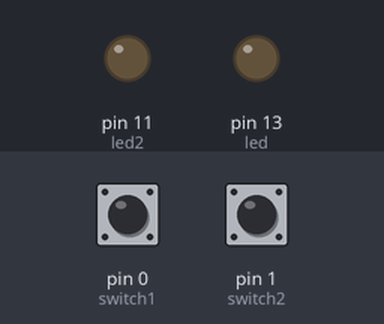
A sketch run on a simulated Arduino Uno, built with avr-gcc and run on an emulated ATmega328P. On the bench: output pins drawn as LEDs (lit = HIGH). The inputs (shaded band) are chosen by the test bench; at power-on: pin 0 (switch1) LOW, pin 1 (switch2) LOW.

Above: at 1.2 s.
1.3 s: pin 0 (switch1) pulled HIGH for 0.15 s
At 1.37 s:
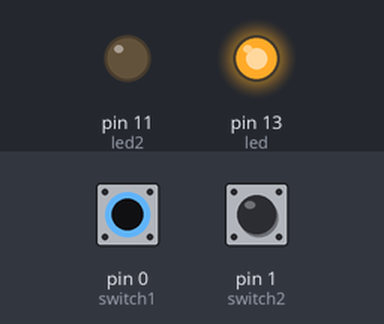
2.9 s: pin 1 (switch2) pulled HIGH for 0.15 s
At 2.97 s:
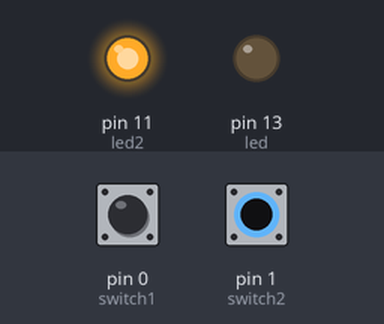
4.5 s: pin 1 (switch2) pulled HIGH for 3.2 s
At 8.9 s:
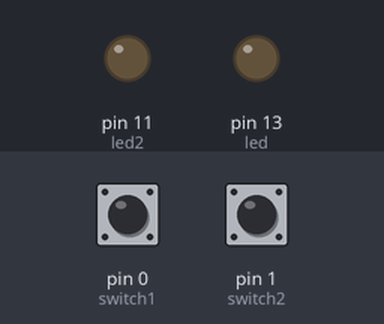
9.2 s: pin 0 (switch1) pulled HIGH for 3.2 s
At 10.1 s:
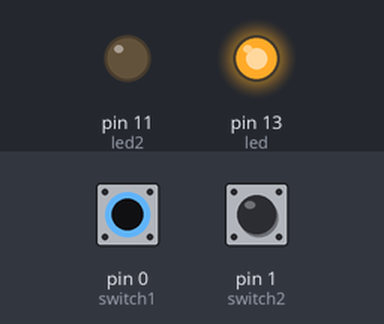
13.9 s: pin 0 (switch1) driven HIGH and pin 1 (switch2) driven HIGH
At 14.9 s:
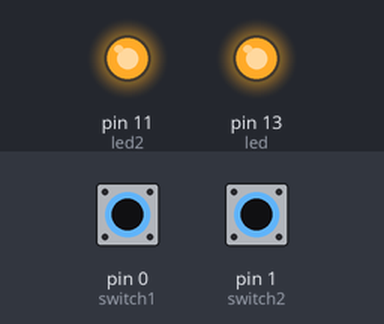
Timing chart, 0 to 16.4 s (numbered marks = the images above; inputs shaded):
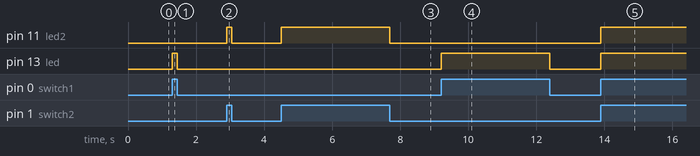

The sketch:

switch.ino
```cpp
#define led 13
#define switch1 0
#define switch2 1
#define led2 11
int ss = 0;
int ss2 = 0;
void setup()
{
  pinMode(led,OUTPUT);
  pinMode(led2,OUTPUT);
  pinMode(switch1, INPUT);
  pinMode(switch2, INPUT);
}

void loop()
{
  ss=digitalRead(switch1);
  ss2=digitalRead(switch2);

  if(ss==HIGH && ss2==HIGH )
  {
    digitalWrite(led,HIGH);
    digitalWrite(led2,HIGH);
  }
  else if(ss==LOW && ss2==LOW)
  {
    digitalWrite(led,LOW);
    digitalWrite(led2,LOW);
  }
  else if(ss2==HIGH && ss==LOW)
  {
    digitalWrite(led,LOW);
    digitalWrite(led2,HIGH);
  }
  else
  {
     digitalWrite(led,HIGH);
     digitalWrite(led2,LOW);

  }

}
```

Measured:
- after the input at 1.3 s, pin 13 (led): LOW → HIGH at once, → LOW 0.15 s later
- after the input at 2.9 s, pin 11 (led2): LOW → HIGH at once, → LOW 0.15 s later
- after the input at 4.5 s, pin 11 (led2): LOW → HIGH at once, → LOW 3.2 s later
- after the input at 9.2 s, pin 13 (led): LOW → HIGH at once, → LOW 3.2 s later
- after the input at 13.9 s, pin 11 (led2), pin 13 (led): LOW → HIGH at once
